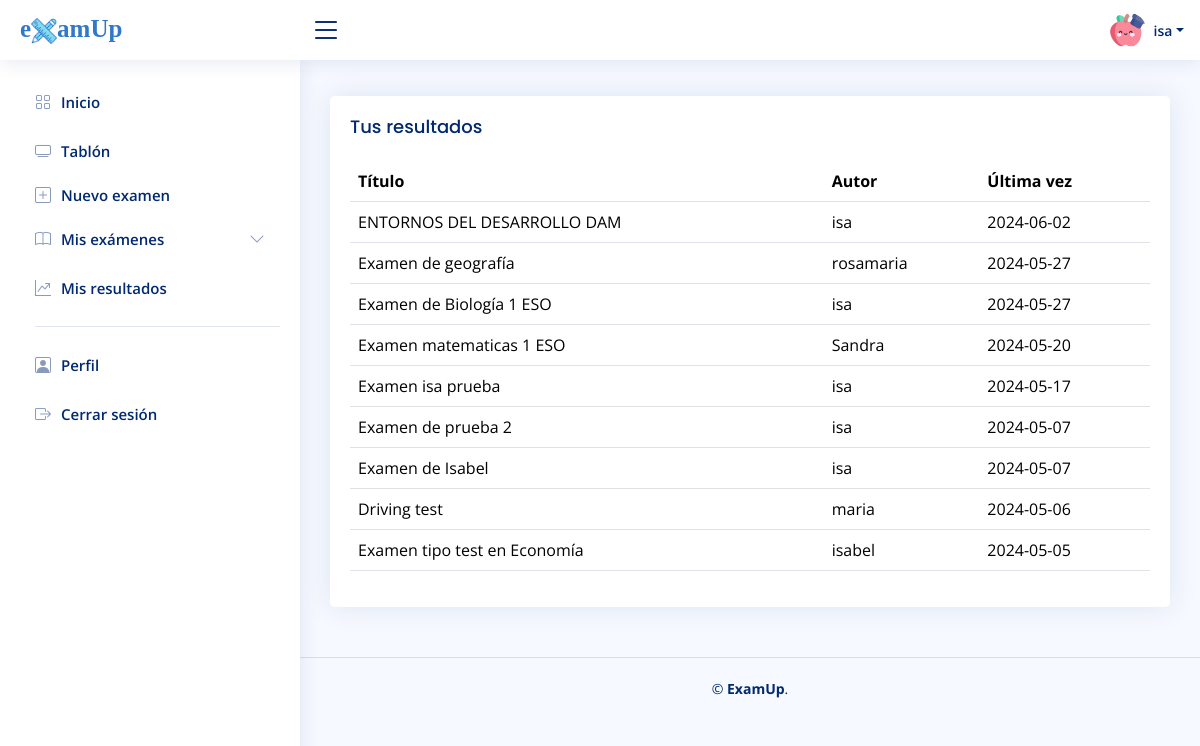
/app/main.php?charts=table (signed in), run on the app's committed database.
### tables this page shows
CREATE TABLE `translations` (
  `id_translation` int(255) NOT NULL,
  `component_name` varchar(255) NOT NULL,
  `es_ES` text NOT NULL,
  `en_EN` text NOT NULL
);

### app/main.php (the view, shortened to what this page needs)
<?php
    include "../conection/config.php";
    $consultaTrans = "SELECT * FROM translations";
    $resultadoTrans = $conection->query($consultaTrans);
?>
<!DOCTYPE html>
<html lang="en">
<head>
  <link href="assets/vendor/bootstrap/css/bootstrap.min.css" rel="stylesheet">
  <link href="assets/vendor/bootstrap-icons/bootstrap-icons.css" rel="stylesheet">
  <link href="assets/vendor/boxicons/css/boxicons.min.css" rel="stylesheet">
  <link href="assets/vendor/quill/quill.snow.css" rel="stylesheet">
  <link href="assets/vendor/quill/quill.bubble.css" rel="stylesheet">
  <link href="assets/vendor/remixicon/remixicon.css" rel="stylesheet">
  <link href="assets/vendor/simple-datatables/style.css" rel="stylesheet">
  <link href="assets/css/style.css" rel="stylesheet">
    <link rel="stylesheet" href="//code.jquery.com/ui/1.12.1/themes/base/jquery-ui.css">
</head>
<body>
  <header id="header" class="header fixed-top d-flex align-items-center">
    <div class="d-flex align-items-center justify-content-between">
      <a href="main.php" class="logo d-flex align-items-center">
        <span style="font-family:matisan; font-size:25px; color:#3278c8">e<img src="assets/img/logotipo2.png" style="width:20; height:20;margin:0px">amUp</span>
      </a>
      <i class="bi bi-list toggle-sidebar-btn"></i>
    </div>
    <nav class="header-nav ms-auto">
      <ul class="d-flex align-items-center">
        <li class="nav-item dropdown pe-3">
          <a class="nav-link nav-profile d-flex align-items-center pe-0" href="#" data-bs-toggle="dropdown">
            <img src="assets/img/profile2.png" alt="Profile" class="rounded-circle">
            <span class="d-none d-md-block dropdown-toggle ps-2"><?php echo ($_SESSION['username']) ?></span>
          </a>
        </li>
      </ul>
    </nav>
  </header>
  <aside id="sidebar" class="sidebar">
    <ul class="sidebar-nav" id="sidebar-nav">
      <li class="nav-item">
        <a class="nav-link collapsed" href="main.php">
          <i class="bi bi-grid"></i>
          <span id="sidebarHome">
              <?php foreach ($resultadoTrans as $traduccion) {
                    if ($traduccion['component_name'] === 'sidebarHome') {$contenido = $traduccion[$_SESSION['language']]; echo $contenido; break;}
                } ?>
            </span>
        </a>
      </li>
      <li class="nav-item">
        <a class="nav-link collapsed" href="main.php?exams=public">
          <i class="bi bi-tv"></i><span id="sidebarBoard"><?php foreach ($resultadoTrans as $traduccion) {
                    if ($traduccion['component_name'] === 'sidebarBoard') {$contenido = $traduccion[$_SESSION['language']]; echo $contenido; break;}
                    } ?></span>
        </a>
        <a class="nav-link collapsed" id="sidebarNew" href="main.php?exams=create">
          <i class="bi bi-plus-square"></i>
            <span>
                <?php foreach ($resultadoTrans as $traduccion) {
                    if ($traduccion['component_name'] === 'sidebarNew') {$contenido = $traduccion[$_SESSION['language']]; echo $contenido; break;}
                    } ?>
            </span>
        </a>
        <a class="nav-link collapsed" id="sidebarMyexams" data-bs-target="#components-nav" data-bs-toggle="collapse" href="#">
          <i class="bi bi-book"></i><span>
            <?php foreach ($resultadoTrans as $traduccion) {
                    if ($traduccion['component_name'] === 'sidebarMyexams') {$contenido = $traduccion[$_SESSION['language']]; echo $contenido; break;}
                    } ?>
            </span>
            <i class="bi bi-chevron-down ms-auto"></i>
        </a>
      </li>
      <li class="nav-item">
         <a class="nav-link collapsed" href="main.php?charts=table">
          <i class="bi bi-graph-up-arrow"></i>
             <span id="sidebarMyresults">
                 <?php foreach ($resultadoTrans as $traduccion) {
                    if ($traduccion['component_name'] === 'sidebarMyresults') {$contenido = $traduccion[$_SESSION['language']]; echo $contenido; break;}
                    } ?>
             </span>
        </a>
      </li>
      <li class="nav-heading"><hr></li>
      <li class="nav-item">
        <a class="nav-link collapsed" href="main.php?profile">
          <i class="bi bi-person-square"></i>
          <span id="sidebarProfile">
              <?php foreach ($resultadoTrans as $traduccion) {
                    if ($traduccion['component_name'] === 'sidebarProfile') {$contenido = $traduccion[$_SESSION['language']]; echo $contenido; break;}
                    } ?>
            </span>
        </a>
      </li>
      <li class="nav-item">
        <a class="nav-link collapsed" href="logout/logout.php">
          <i class="bi bi-box-arrow-right"></i>
          <span id="sidebarLogout">
              <?php foreach ($resultadoTrans as $traduccion) {
                    if ($traduccion['component_name'] === 'sidebarLogout') {$contenido = $traduccion[$_SESSION['language']]; echo $contenido; break;}
                    } ?>
            </span>
        </a>
      </li>
    </ul>
  </aside>
  <main id="main" class="main">
    <section class="section dashboard">
      <div class="row">
        <?php
            if (isset($_GET['charts'])) {
                $charts = $_GET['charts'];
                switch ($charts) {
                    case 'table':
                        include 'charts/table_charts.php';
                        break;
                }
            }
        ?>
      </div>
    </section>
  </main>
<?php
    if(!empty($_GET)) {
      echo '<footer id="footer" class="footer">
        <div class="copyright">
          &copy; <strong><span>ExamUp</span></strong>.
        </div>
      </footer> ';
    }
?>
</body>
</html>

### app/charts/table_charts.php
<div class="col-lg-12">
  <div class="card">
    <div class="card-body">
      <h5 id="tableResults" class="card-title"><?php foreach ($resultadoTrans as $traduccion) {
            if ($traduccion['component_name'] === 'tableResults') {$contenido = $traduccion[$_SESSION['language']]; echo $contenido; break;}
            } ?></h5>
      <table class="table table table-hover">
        <thead>
          <tr>
            <th id="tableTitle"><?php foreach ($resultadoTrans as $traduccion) {
            if ($traduccion['component_name'] === 'tableTitle') {$contenido = $traduccion[$_SESSION['language']]; echo $contenido; break;}
            } ?></th>
            <th id="tableAutor"><?php foreach ($resultadoTrans as $traduccion) {
            if ($traduccion['component_name'] === 'tableAutor') {$contenido = $traduccion[$_SESSION['language']]; echo $contenido; break;}
            } ?></th>
            <th id="tableLastDo"><?php foreach ($resultadoTrans as $traduccion) {
            if ($traduccion['component_name'] === 'tableLastDo') {$contenido = $traduccion[$_SESSION['language']]; echo $contenido; break;}
            } ?></th>
          </tr>
        </thead>
        <tbody>
            <?php
                $consulta = "SELECT r.gid_exam, e.title, u.user_name AS autor, DATE_FORMAT(MAX(r.date_result), '%Y-%m-%d') AS last_date
                FROM results r
                JOIN exams e ON r.gid_exam = e.gid_exam
                JOIN users u ON e.gid_user = u.gid_user
                WHERE r.gid_user = '".$_SESSION['giduser']."'
                GROUP BY r.gid_exam, e.title, autor
                ORDER BY last_date DESC;";
                $resultado = $conection->query($consulta);
                while($fila=$resultado->fetch_assoc()){
                    $title = $fila['title'];
                    $author = $fila['autor'];
                    $lastDate = $fila['last_date'];
                    echo
                        '<tr>
                            <td><a class="nav-link" href="?charts=result&gid_exam='.$fila['gid_exam'].'" data-gid-exam="'.$fila['gid_exam'].'">' . (strlen($title) > 60 ? substr($title, 0, 80) . "..." : $title) . '</a></td>
                            <td>'.$author.'</td>
                            <td>'.$lastDate.'</td>
                        </tr>';
                }
            ?>
        </tbody>
      </table>
    </div>
  </div>
</div>

### app/assets/css/style.css (style rules this page uses)
:root { scroll-behavior: smooth; }
body { font-family: "Open Sans", sans-serif; background: #f6f9ff; color: #444444; }
a { color: #4154f1; text-decoration: none; }
h1, h2, h3, h4, h5, h6 { font-family: "Nunito", sans-serif; }
#main { margin-top: 60px; padding: 20px 30px; transition: all 0.3s; }
.card { margin-bottom: 30px; border: none; border-radius: 5px; box-shadow: 0px 0 30px rgba(1, 41, 112, 0.1); }
.card-title { padding: 20px 0 15px 0; font-size: 18px; font-weight: 500; color: #012970; font-family: "Poppins", sans-serif; }
.card-body { padding: 0 20px 20px 20px; }
.logo { line-height: 1; }
@media (min-width: 1200px) { .logo { width: 280px; } }
.logo img { max-height: 26px; margin-right: 6px; }
.logo span { font-size: 26px; font-weight: 700; color: #012970; font-family: "Nunito", sans-serif; }
.header { transition: all 0.5s; z-index: 997; height: 60px; box-shadow: 0px 2px 20px rgba(1, 41, 112, 0.1); background-color: #fff; padding-left: 20px; }
.header .toggle-sidebar-btn { font-size: 32px; padding-left: 10px; cursor: pointer; color: #012970; }
.header-nav ul { list-style: none; }
.header-nav>ul { margin: 0; padding: 0; }
.header-nav .nav-profile { color: #012970; }
.header-nav .nav-profile img { max-height: 36px; }
.header-nav .nav-profile span { font-size: 14px; font-weight: 600; }
.sidebar { position: fixed; top: 60px; left: 0; bottom: 0; width: 300px; z-index: 996; transition: all 0.3s; padding: 20px; overflow-y: auto; scrollbar-width: thin; scrollbar-color: #aab7cf transparent; box-shadow: 0px 0px 20px rgba(1, 41, 112, 0.1); background-color: #fff; }
@media (min-width: 1200px) { #main, #footer { margin-left: 300px; } }
.sidebar-nav { padding: 0; margin: 0; list-style: none; }
.sidebar-nav li { padding: 0; margin: 0; list-style: none; }
.sidebar-nav .nav-item { margin-bottom: 5px; }
.sidebar-nav .nav-heading { font-size: 11px; text-transform: uppercase; color: #899bbd; font-weight: 600; margin: 10px 0 5px 15px; }
.sidebar-nav .nav-link { display: flex; align-items: center; font-size: 15px; font-weight: 600; color: #4154f1; transition: 0.3; background: #f6f9ff; padding: 10px 15px; border-radius: 4px; }
.sidebar-nav .nav-link i { font-size: 16px; margin-right: 10px; color: #4154f1; }
.sidebar-nav .nav-link.collapsed { color: #012970; background: #fff; }
.sidebar-nav .nav-link.collapsed i { color: #899bbd; }
.sidebar-nav .nav-link .bi-chevron-down { margin-right: 0; transition: transform 0.2s ease-in-out; }
.footer { padding: 20px 0; font-size: 14px; transition: all 0.3s; border-top: 1px solid #cddfff; }
.footer .copyright { text-align: center; color: #012970; }

### data on the page
translations: es_ES "Inicio"
translations: es_ES "Tablón"
translations: es_ES "Nuevo examen"
translations: es_ES "Mis exámenes"
translations: es_ES "Mis resultados"
translations: es_ES "Perfil"
translations: es_ES "Cerrar sesión"
translations: es_ES "Tus resultados"
translations: es_ES "Título"
translations: es_ES "Autor"
translations: es_ES "Última vez"

### other printed values
$_SESSION['username'] "isa"
$title "ENTORNOS DEL DESARROLLO DAM"
$author "isa"
$lastDate "2024-06-02"
$title "Examen de geografía"
$author "rosamaria"
$lastDate "2024-05-27"
$title "Examen de Biología 1 ESO"
$title "Examen matematicas 1 ESO"
$author "Sandra"
$lastDate "2024-05-20"
$title "Examen isa prueba"
$lastDate "2024-05-17"
$title "Examen de prueba 2"
$lastDate "2024-05-07"
